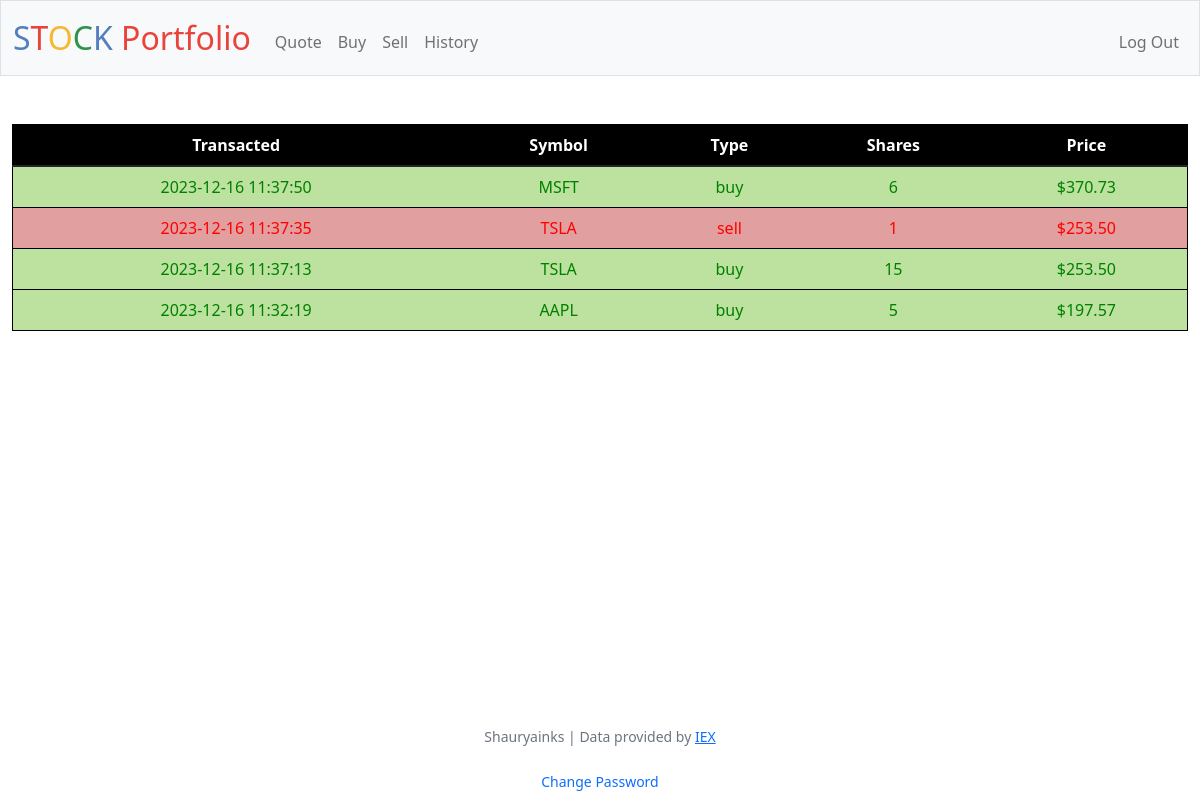
Page /history (signed in) on the committed database.
### tables this page shows
CREATE TABLE transactions (
id INTEGER PRIMARY KEY NOT NULL, 
transaction_cost NUMERIC,
transaction_type TEXT,
share_name TEXT,
share_symbol TEXT,
share_qty NUMERIC,
date DEFAULT CURRENT_TIMESTAMP,
user_id INTEGER NOT NULL,
share_price NUMERIC,
FOREIGN KEY (user_id) REFERENCES users(id)
ON UPDATE CASCADE
ON DELETE CASCADE
);

### app.py (the view)
@app.route("/history")
@login_required
def history():
    history = db.execute("SELECT * FROM transactions WHERE user_id = ? ORDER BY date DESC", session['user_id'])
    return render_template("history.html", history=history)

### app.py (called while the page is built)
@app.after_request
def after_request(response):
    response.headers["Cache-Control"] = "no-cache, no-store, must-revalidate"
    response.headers["Expires"] = 0
    response.headers["Pragma"] = "no-cache"
    return response

### helpers.py (called while the page is built)
def login_required(f):
    @wraps(f)
    def decorated_function(*args, **kwargs):
        if session.get("user_id") is None:
            return redirect("/login")
        return f(*args, **kwargs)
    return decorated_function

def usd(value):
    return f"${value:,.2f}"

### templates/history.html (shortened to what this page needs)
{% extends "layout.html" %}
{% block main %}
<table class="historytable table">
    <thead class="historytablehead">
        <tr>
            <th scope="col">Transacted</th>
            <th scope="col">Symbol</th>
            <th scope="col">Type</th>
            <th scope="col">Shares</th>
            <th scope="col">Price</ </tr>
    </thead>
    <tbody>
        {% for i in history %}
        {%if i['transaction_type'] == "buy" %}
        <tr scope="row" class="buy">
            <td>{{i['date']}}</td>
            <td>{{i['share_symbol']}}</td>
            <td>{{i['transaction_type']}}</td>
            <td>{{i['share_qty']}}</td>
            <td>{{i['share_price']|usd}}</td>
        </tr>
        {% else %}
        <tr scope="row" class="sell">
            <td>{{i['date']}}</td>
            <td>{{i['share_symbol']}}</td>
            <td>{{i['transaction_type']}}</td>
            <td>{{i['share_qty']}}</td>
            <td>{{i['share_price']|usd}}</td>
        </tr>
        {% endif %}
        {% endfor%}
    </tbody>
</table>
{% endblock %}

### static/styles.css (style rules this page uses)
.historytable { border: 1px solid black; outline-color: black; }
.historytablehead { color: white; background-color: black; }
.buy { color: green; background-color: #bde19f; }
.sell { color: red; background-color: #e19f9f; }

### rows in the picture
transactions: date "2023-12-16 11:37:50", share_symbol "MSFT", transaction_type "buy", share_qty "6", share_price "$370.73"
transactions: date "2023-12-16 11:37:35", share_symbol "TSLA", transaction_type "sell", share_qty "1", share_price "$253.50"
transactions: date "2023-12-16 11:37:13", share_symbol "TSLA", transaction_type "buy", share_qty "15", share_price "$253.50"
transactions: date "2023-12-16 11:32:19", share_symbol "AAPL", transaction_type "buy", share_qty "5", share_price "$197.57"
